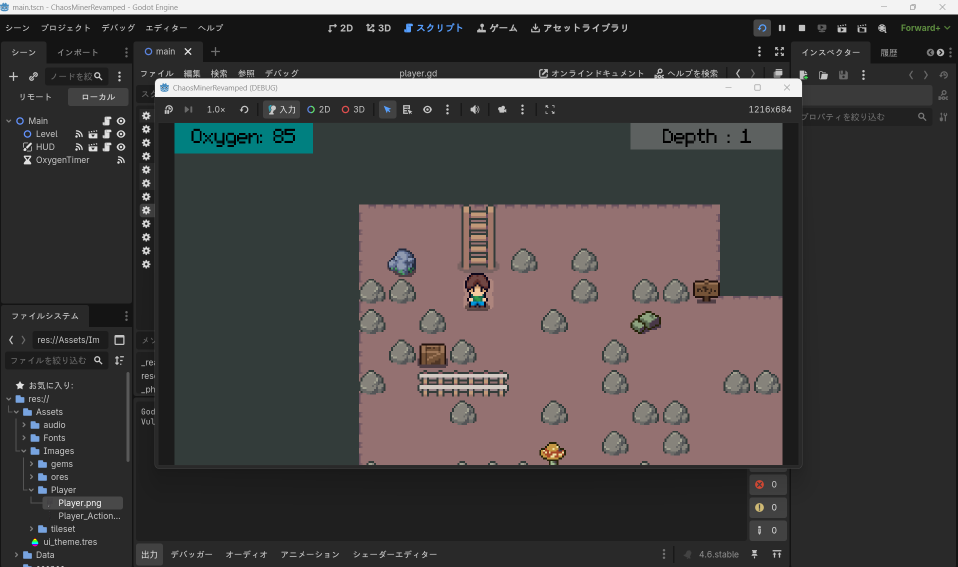
#> input picture Data Structures/Graphics/154202.png, 1916 x 1133 px (shown at 1/2 size)
$ python image.py
#> lines starting #> are read from the running program, lines starting #| are printed output that depends on the picture; after the words box and inside, x2 and y2 are one past the last pixel; in counts of white or black regions, pixels touching at a corner belong together
import cv2

image = cv2.imread('154202.png')
#> image is the input picture: shape (1133, 1916, 3); mean B, G, R 67.1, 67.6, 70.7

cv2.imshow('Image', image)
cv2.waitKey(0)
cv2.destroyAllWindows()

image_height = image.shape[0] // 2
#> image_height = 566
image_width = image.shape[1] // 2
#> image_width = 958
image_channels = image.shape[2] // 2
#> image_channels = 1

resize = cv2.resize(image, (image_width, image_height))
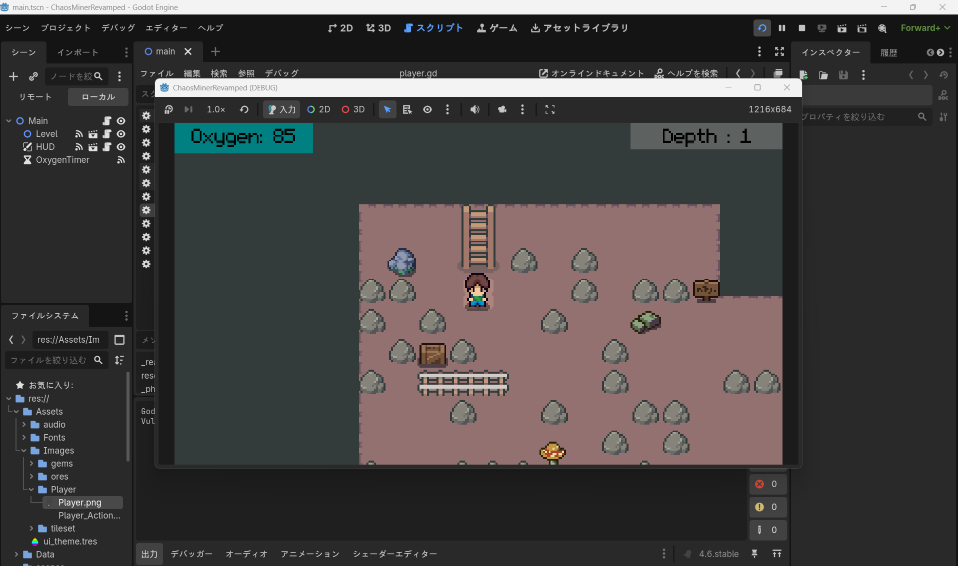
#> resize: shape (566, 958, 3); mean B, G, R 67.1, 67.6, 70.7

Grayscale = cv2.cvtColor(resize, cv2.COLOR_BGR2GRAY)
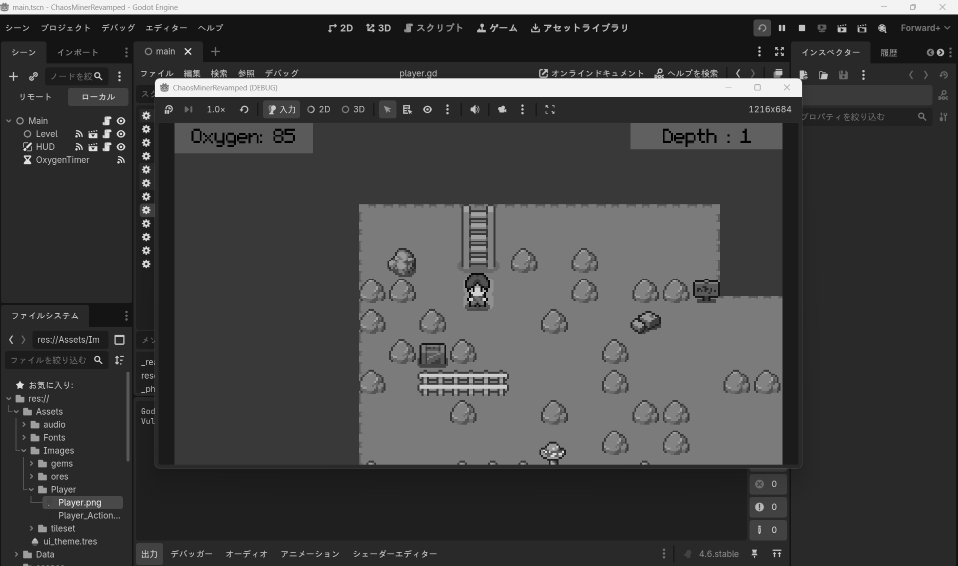
#> Grayscale: shape (566, 958); min 0, max 243, mean 68.4
cv2.imshow('Grayscale Image', Grayscale)
cv2.waitKey(0)
cv2.destroyAllWindows()

image = cv2.rectangle(image,(10,10),(150,270),(0,255,0),3)
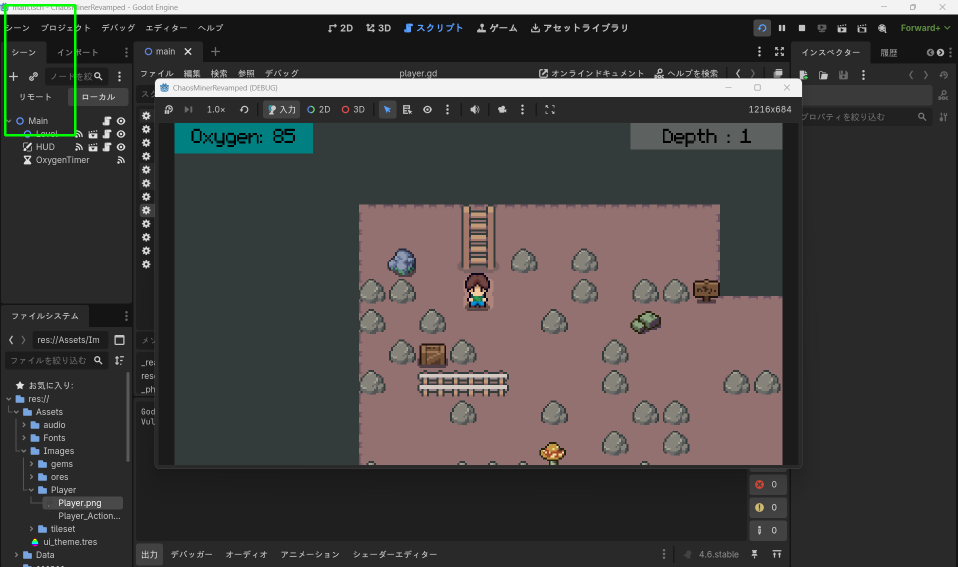
#> image: shape (1133, 1916, 3) (shown at 1/2 size); 0.18% of pixels changed, all inside (x1, y1, x2, y2) = (8, 8, 153, 273)

cv2.imshow('Image with Rectangle.', image)
cv2.waitKey(0)
cv2.destroyAllWindows()

cv2.imwrite('grayscale_output.png', Grayscale)
cv2.imwrite('resized_output.png', resize)
cv2.imwrite('rectangle_output.png', image)

#terminalで動かす前にpip install opencv-pythonを入力すればopencvがインストールされるので、インストールしてからpython image.pyを動かすこと
